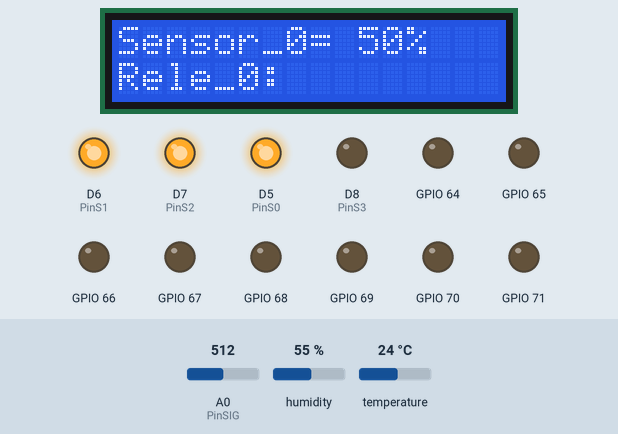
This sketch was run on a simulated ESP8266 (NodeMCU). On the bench: 16×2 character LCD, output pins drawn as LEDs (lit = HIGH). Inputs (shaded band) come from the test bench; at power-on: A0 (PinSIG) = 512, humidity 55 %, temperature 24 °C. WiFi joins after 1.5 s; servers stay silent unless stated; what the sketch prints to the serial monitor is not drawn.

Above: at 3.0 s.
3.1 s: A0 (PinSIG) set to 607
At 15.3 s:
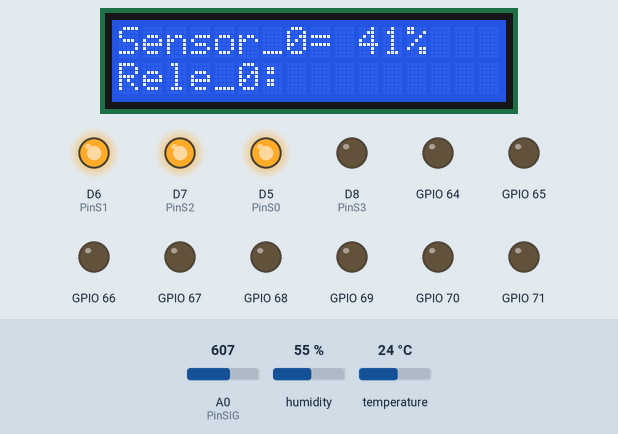
15.8 s: A0 (PinSIG) set to 636
At 27.1 s:
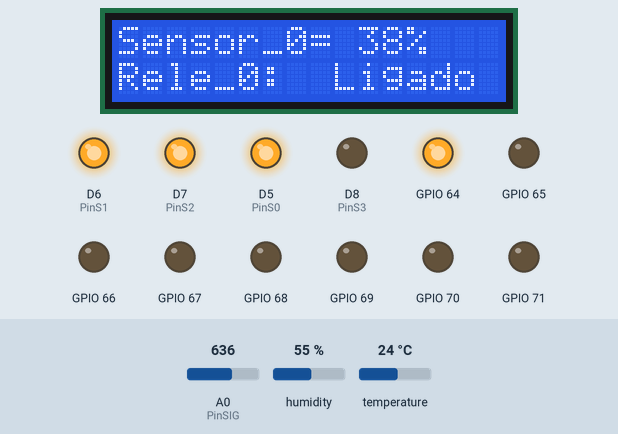
29.8 s: A0 (PinSIG) set to 429
At 39.7 s:
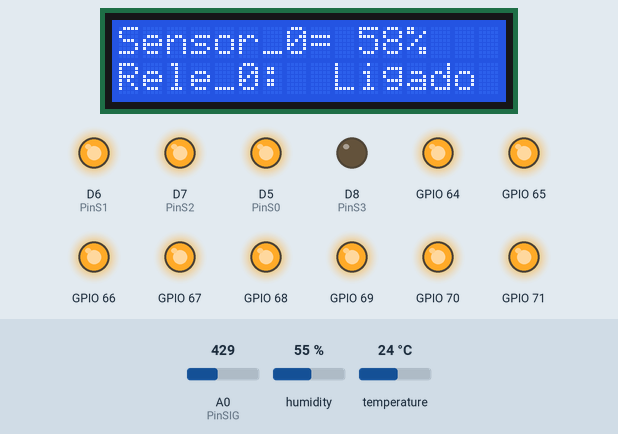
40.4 s: A0 (PinSIG) set to 400
At 52.7 s:
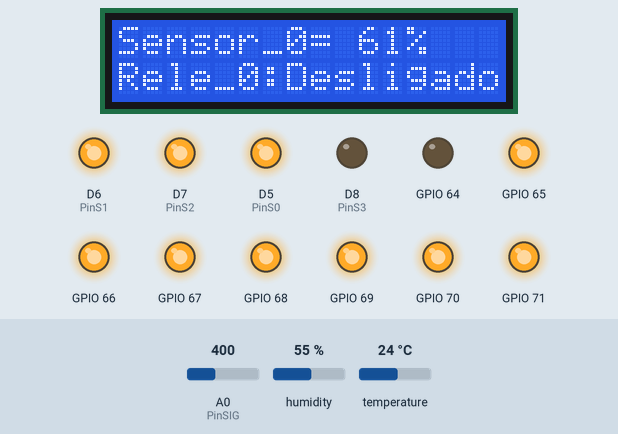
Timing chart, 0 to 64.1 s (numbered marks = the images above; inputs shaded):
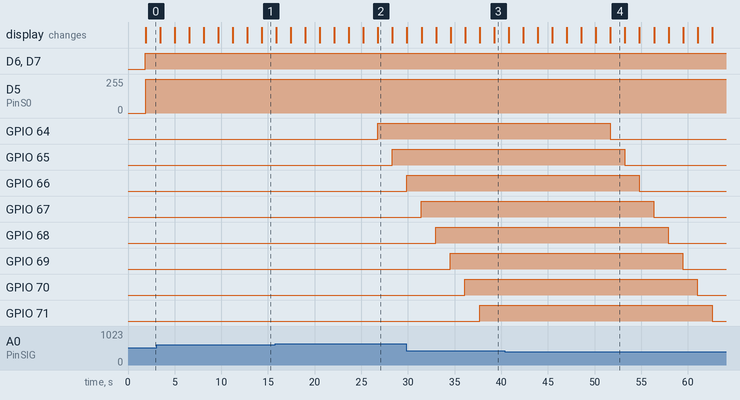

The sketch:

Projeto-PI_VI.ino
```cpp
// Projeto PI VI- Sistema de irrigação automático

// Inclusão de bibliotecasa necessárias

#define BLYNK_TEMPLATE_ID "TMPL2Kf-JDuOP"
#define BLYNK_TEMPLATE_NAME "Projeto Irrigação PI VI"
#define BLYNK_AUTH_TOKEN "5nDyapuPWlrwe_nwfYg7kkqX9_tGIHSS"
#include <ESP8266WiFi.h>
#include <LiquidCrystal_I2C.h>
#include <DHT11.h>
#include <Wire.h>
#include <Adafruit_PCF8574.h>
#include <Blynk.h>
#define BLYNK_PRINT Serial
#include <BlynkSimpleEsp8266.h>

char auth[] = BLYNK_AUTH_TOKEN;  //Insira seu Blynk Auth token
char ssid[] = "xxxxxx";  //Insira seu WIFI SSID
char pass[] = "xxxxxxx";  //insira seu WIFI Password

BlynkTimer timer;

#define PCF8574_ADDRESS 0x20 // endereço do PCF857 que controla os relés
#define RELAY_ON 1
#define RELAY_OFF 0

Adafruit_PCF8574 pcf;
DHT11 dht11(2);

// Definições dos pinos de controle do Mux
#define PinS0  D5
#define PinS1  D6
#define PinS2  D7
#define PinS3  D8
#define PinSIG A0

/*#define endereco 0x27 // Endereço I2C do LCD
#define colunas 16
#define linhas 2*/

LiquidCrystal_I2C lcd(0x27, 16, 2); // Instanciando o LCD
int mix[4] = {PinS0, PinS1, PinS2, PinS3};
// Array para armazenar os valores lidos dos sensores
int valores_analogicos[8];

// Valores dos pinos de controle do Mux para cada canal
const byte muxChannel[8][4] = {
  // S0, S1, S2, S3
  {0, 0, 0, 0}, // Canal 0
  {1, 0, 0, 0}, // Canal 1
  {0, 1, 0, 0}, // Canal 2
  {1, 1, 0, 0}, // Canal 3
  {0, 0, 1, 0}, // Canal 4
  {1, 0, 1, 0}, // Canal 5
  {0, 1, 1, 0}, // Canal 6
  {1, 1, 1, 0}  // Canal 7
   /* caso tenha mais sensores pode lê mais 8
  { 0 , 0 , 0 , 1 } ,  //canal 8
  { 1 , 0 , 0 , 1 } ,  //canal 9
  { 0 , 1 , 0 , 1 } ,  //canal 10
  { 1 , 1 , 0 , 1 } ,  //canal 11
  { 0 , 0 , 1 , 1 } ,  //canal 12
  { 1 , 0 , 1 , 1 } ,  //canal 13
  { 0 , 1 , 1 , 1 } ,  //canal 14
  { 1 , 1 , 1 , 1 } ,  //canal 15 */
};

// Função para ler os valores dos sensores através do multiplexador
void multiplex() {
  for (int x = 0; x < 8; x++) {
    for (int y = 0; y < 4; y++) {
      digitalWrite(mix[y], muxChannel[x][y]);
    }
    valores_analogicos[x] = analogRead(PinSIG);
    valores_analogicos[x] = map(valores_analogicos[x], 0, 1023, 0, 100);
    valores_analogicos[x] =(100-valores_analogicos[x]);
  }
}

void setup() {
  pinMode(PinS0, OUTPUT);
  pinMode(PinS1, OUTPUT);
  pinMode(PinS2, OUTPUT);
  pinMode(PinS3, OUTPUT);
  pinMode(PinSIG, INPUT);

  Wire.begin();
  Serial.begin(115200);
  lcd.begin();
  lcd.backlight();
  lcd.clear();
  Blynk.begin(auth, ssid, pass);

  if (!pcf.begin()) {
    Serial.println("Falha ao encontrar o PCF8574");
    while (1);
  }


  // Configura todos os pinos do PCF8574 como saída
  for (int i = 0; i < 8; i++) {
    pcf.pinMode(i, OUTPUT);
  }
}

void loop() {

Blynk.run();
timer.run();

   multiplex();

   for (int x = 0; x < 8; x++) {
    Serial.print("Sensor_");
    Serial.print(x);
    Serial.print(" = ");
    Serial.print(valores_analogicos[x]);
    Serial.println("%");
    Blynk.virtualWrite(V0,valores_analogicos[0]);
    Blynk.virtualWrite(V1,valores_analogicos[1]);
    Blynk.virtualWrite(V2,valores_analogicos[2]);
    Blynk.virtualWrite(V3,valores_analogicos[3]);
    Blynk.virtualWrite(V4,valores_analogicos[4]);
    Blynk.virtualWrite(V5,valores_analogicos[5]);
    Blynk.virtualWrite(V6,valores_analogicos[6]);
    Blynk.virtualWrite(V7,valores_analogicos[7]);
    // Envia dados para o Lcd
    lcd.setCursor(0, 0);
    lcd.print("Sensor_");
    lcd.setCursor(7, 0);
    lcd.print(x);
    lcd.setCursor(8, 0);
    lcd.print("=");
    lcd.setCursor(9, 0);
    lcd.print(" ");
    lcd.setCursor(10,0);
    lcd.print(valores_analogicos[x]);
    lcd.setCursor(12, 0);
    lcd.print("%");
    lcd.setCursor(0, 1);
    lcd.print("Rele_");
    lcd.setCursor(5, 1);
    lcd.print(x);
    lcd.setCursor(6, 1);
    lcd.print(":");

    // Controla o relé baseado na leitura do sensor
    if (valores_analogicos[x] < 40) {
      pcf.digitalWrite(x, RELAY_ON);// liga o relé com low
      lcd.setCursor(7, 1);
      lcd.print("  Ligado "); // LIGADO para Ligado
    } else if (valores_analogicos[x] >= 60) {
      pcf.digitalWrite(x, RELAY_OFF);//Desliga o relé com High
      lcd.setCursor(7, 1);
      lcd.print("Desligado"); //DESLIGADO para Desligado
    }
     int temperature, humidity;

    // Leitura dos valores de temperatura e umidade do sensorDHT1
    int result = dht11.readTemperatureHumidity(temperature, humidity);

    // Checa dados da leitura do DHT11.
    // Se a leitura for bem sucedida,omprim temperatura e umidade, valores no formato cvs
    if (result == 0) {
        Serial.print("Temperature:");
        Serial.print(temperature);
        Serial.print(",Humidity:");
        Serial.println(humidity);
        Blynk.virtualWrite(V8,temperature);
        Blynk.virtualWrite(V9,humidity);

    } else {
        // Print error message based on the error code.
        Serial.println(DHT11::getErrorString(result));
    }


    delay(1000);
  }
}
```

Measured:
- the behaviour switches between 618 and 619 on A0 (PinSIG) (found by bisection; images 1 and 2)
- the behaviour switches between 415 and 414 on A0 (PinSIG) (found by bisection; images 3 and 4)
- after the input at 15.8 s, GPIO 64: LOW → HIGH after 10.9 s; GPIO 65: LOW → HIGH after 12.5 s; the display: first differs from a run without the input after 11.0 s (image 2)
- after the input at 40.4 s, GPIO 64: HIGH → LOW after 11.3 s; GPIO 65: HIGH → LOW after 12.8 s; GPIO 66: HIGH → LOW after 14.4 s; GPIO 67: HIGH → LOW after 15.9 s; GPIO 68: HIGH → LOW after 17.5 s; the display: first differs from a run without the input after 11.3 s (image 4)
- what the display in image 2 shows lasts 1.5 s, from 26.8 s to 28.3 s
